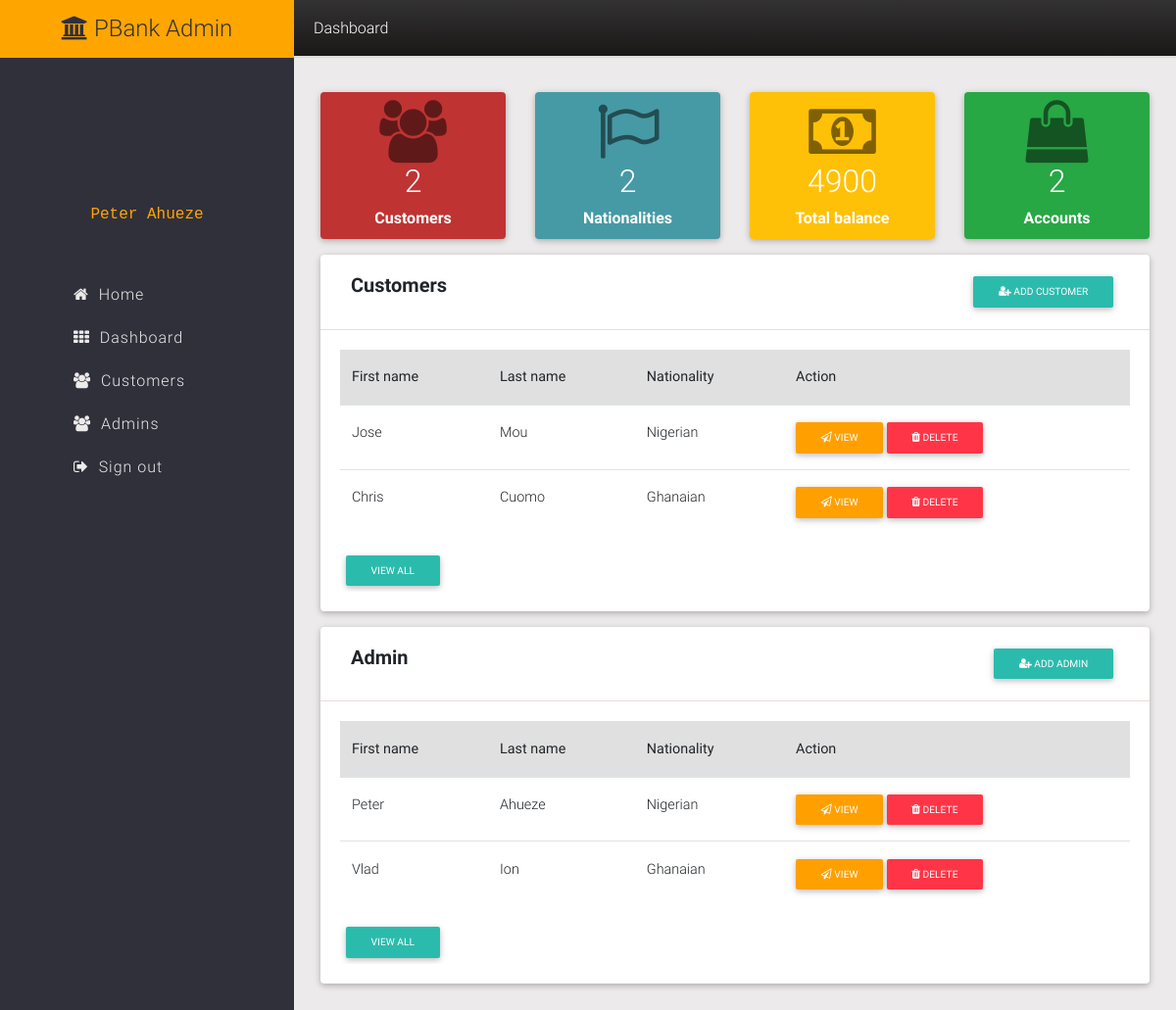
The page /admin/dashboard (signed in) on the database its author committed.
### loan/models.py (models this page shows)
class Profile(db.Model):
  __tablename__ = 'profiles'
  id = db.Column(db.Integer, primary_key=True)
  firstname = db.Column(db.String(50))
  middlename = db.Column(db.String(50))
  lastname = db.Column(db.String(50))
  gender = db.Column(db.String(1))
  nationality = db.Column(db.String(100))
  profile_image = db.Column(
      db.String(20), nullable=False, default='default.jpg')
  user_id = db.Column(db.Integer, db.ForeignKey('users.id', ondelete='CASCADE'), nullable=False)

### loan/routes.py (the view)
@app.route('/admin/dashboard')
@roles_required('Admin')
def admin_dashboard():
  profile = Profile.query.filter_by(id = current_user.id).all()
  customers = getAllCustomers(4)
  admins = getAllAdmins('all')
  customer_number = Account.query.count()
  accounts = Account.query.all()
  balance_sum = 0
  for account in accounts:
    balance_sum += account.balance
  return render_template(
    'admin_dashboard.html',
    profile=profile[0],
    customers=customers,
    admins=admins,
    customer_number=customer_number,
    balance_sum=balance_sum)

### loan/routes.py (called while the page is built)
def getAllCustomers(num):
    users_profiles = Profile.query.all()
    users = User.query.all()
    customer_ids = []
    customers = []
    for user in users:
      for role in user.roles:
        if role.name == 'Customer':
          customer_ids.append(user.id)
    for user_profile in users_profiles:
      if num == 'all':
        for id in customer_ids:
          if user_profile.user_id == id:
            customers.append(user_profile)
      else:
        for id in customer_ids[:num]:
          if user_profile.user_id == id:
            customers.append(user_profile)
    return customers

def getAllAdmins(num):
  users_profiles = Profile.query.all()
  users = User.query.all()
  admin_ids = []
  admins = []
  for user in users:
    for role in user.roles:
      if role.name == 'Admin':
        admin_ids.append(user.id)
  for user_profile in users_profiles:
    if num == 'all':
      for id in admin_ids:
        if user_profile.user_id == id:
          admins.append(user_profile)
    else:
      for id in admin_ids[:num]:
        if user_profile.user_id == id:
          admins.append(user_profile)
  return admins

### loan/templates/admin_dashboard.html
{% extends 'admin_layout.html' %}
{% block content %}
  <div style="padding: 3%;">
    <div class="row">
      <div class="col-xl-3">
        <div class="card pt-2" style="height: 150px; background: rgb(192, 51, 51); text-align: center;">
          <span class="fa fa-users fa-4x" style="color: rgba(0, 0, 0, 0.5)"></span>
          <h2 style="color: white;">{{ customer_number }}</h2>
          <h6 style="font-weight: bold; color: white;">Customers</h6>
        </div>
      </div>
      <div class="col-xl-3">
        <div class="card pt-2" style="height: 150px; background: rgb(70, 154, 165); text-align: center;">
          <span class="fa fa-flag-o fa-4x" style="color: rgba(0, 0, 0, 0.5)"></span>
          <h2 style="color: white;">2</h2>
          <h6 style="font-weight: bold; color: white;">Nationalities</h6>
        </div>
      </div>
      <div class="col-xl-3">
        <div class="card pt-2" style="height: 150px; background: #ffc107; text-align: center;">
          <span class="fa fa-money fa-4x" style="color: rgba(0, 0, 0, 0.5)"></span>
          <h2 style="color: white;">{{ balance_sum }}</h2>
          <h6 style="font-weight: bold; color: white;">Total balance</h6>
        </div>
      </div>
      <div class="col-xl-3">
        <div class="card pt-2" style="height: 150px; background: #28a745; text-align: center;">
          <span class="fa fa-shopping-bag fa-4x" style="color: rgba(0, 0, 0, 0.5)"></span>
          <h2 style="color: white;">{{ customer_number }}</h2>
          <h6 style="font-weight: bold; color: white;">Accounts</h6>
        </div>
      </div>
    </div>
    <div class="mt-3">
      <div class="card">
        <div class="p-3" style="border-bottom: 1px solid rgb(233, 220, 220)">
          <div class="container">
            <div class="row">
              <div class="col-md-8">
                <span style="font-size: 20px; font-weight: bold;">Customers</span>
              </div>
              <div class="col-md-4" style="text-align: right;">
                <a href="{{ url_for('admin_customer_add') }}" class="btn btn-sm btn-default"><span class="fa fa-user-plus"></span> Add customer</a>
              </div>
            </div>
          </div>
        </div>
        <div class="card-body">
          <div class="table-responsive text-nowrap">
            <table class="table">
              <thead class="grey lighten-2">
                <tr>
                  <th scope="col">First name</th>
                  <th scope="col">Last name</th>
                  <th scope="col">Nationality</th>
                  <th scope="col">Action</th>
                </tr>
              </thead>
              <tbody>
                {% for customer in customers %}
                  <tr>
                    <td>{{ customer.firstname }}</td>
                    <td>{{ customer.lastname }}</td>
                    <td>{{ customer.nationality }}</td>
                    <td>
                      <a href="{{ url_for('admin_customer_id', user_id = customer.user_id) }}" class="btn btn-amber btn-sm"><span class="fa fa-paper-plane-o"></span> View</a>
                      <a href="{{ url_for('admin_remove_user_confirmation', user_id = customer.user_id) }}" class="btn btn-danger btn-sm"><span class="fa fa-trash"></span> Delete</a>
                    </td>
                  </tr>
                {% endfor %}
              </tbody>
            </table>
            <a href="{{ url_for('admin_customers') }}" class="btn btn-default btn-sm">View all</a>
          </div>
        </div>
      </div>
    </div>
    <div class="mt-3">
      <div class="card">
        <div class="p-3" style="border-bottom: 1px solid rgb(233, 220, 220)">
          <div class="container">
              <div class="row">
                <div class="col-md-8">
                  <span style="font-size: 20px; font-weight: bold;">Admin</span>
                </div>
                <div class="col-md-4" style="text-align: right;">
                  <a href="{{ url_for('admin_admin_add') }}" class="btn btn-sm btn-default"><span class="fa fa-user-plus"></span> Add admin</a>
                </div>
              </div>
            </div>
        </div>
        <div class="card-body">
          <div class="table-responsive text-nowrap">
            <table class="table">
              <thead class="grey lighten-2">
                <tr>
                  <th scope="col">First name</th>
                  <th scope="col">Last name</th>
                  <th scope="col">Nationality</th>
                  <th scope="col">Action</th>
                </tr>
              </thead>
              <tbody>
                {% for admin in admins %}
                  <tr>
                    <td>{{ admin.firstname }}</td>
                    <td>{{ admin.lastname }}</td>
                    <td>{{ admin.nationality }}</td>
                    <td>
                      <a href="{{ url_for('admin_admin_user_id', user_id = admin.user_id) }}" class="btn btn-amber btn-sm"><span class="fa fa-paper-plane-o"></span> View</a>
                      <a href="{{ url_for('admin_remove_user_confirmation', user_id = admin.user_id) }}" class="btn btn-danger btn-sm"><span class="fa fa-trash"></span> Delete</a>
                    </td>
                  </tr>
                {% endfor %}
              </tbody>
            </table>
            <a href="{{ url_for('admin_admins') }}" class="btn btn-default btn-sm">View all</a>
          </div>
        </div>
      </div>
    </div>
  </div>
{% endblock content %}

### loan/templates/admin_layout.html (shortened to what this page needs)
<!DOCTYPE html>
<html lang="en">
<head>
  <link rel="stylesheet" href="{{ url_for('static', filename='mdbootstrap/css/bootstrap.min.css') }}">
  <link rel="stylesheet" href="{{ url_for('static', filename='mdbootstrap/css/mdb.min.css') }}">
  <link rel="stylesheet" href="{{ url_for('static', filename='font-awesome/css/font-awesome.min.css') }}">
  <link rel="stylesheet" href="{{ url_for('static', filename='css/main.css') }}">
</head>
<body>
  <div class="container-fluid">
    <div class="row" style="min-height: 100vh">
      <div class="col-3 p-0" style="background: rgb(48, 48, 59);">
        <h4 style="background: orange; text-align: center; padding: 15px 0; color: rgb(48, 48, 59)"><span class="fa fa-bank"></span> PBank Admin</h4>
        <div class="m-5" style="text-align: center">
          <div style="width: 100px; height: 100px; background: url('../static/images/default.jpg'); border-radius: 50%; margin: 0 auto; background-size: cover;"></div>
          <p style="color: orange; font-family: 'Courier New', Courier, monospace">{{ profile.firstname }} {{ profile.lastname }}</p>
        </div>
        <div class="mt-2" style="padding-left: 25%;">
          <ul class="sideMenuList">
            <li><a href="{{ url_for('home') }}"><span class="fa fa-home"></span>&nbsp;&nbsp;Home</a></li>
            <li><a href="{{ url_for('admin_dashboard') }}"><span class="fa fa-th"></span>&nbsp;&nbsp;Dashboard</a></li>
            <li><a href="{{ url_for('admin_customers') }}"><span class="fa fa-users"></span>&nbsp;&nbsp;Customers</a></li>
            <li><a href="{{ url_for('admin_admins') }}"><span class="fa fa-users"></span>&nbsp;&nbsp;Admins</a></li>
            <li><a href="{{ url_for('user.logout') }}"><span class="fa fa-sign-out"></span>&nbsp;&nbsp;Sign out</a></li>
          </ul>
        </div>
      </div>
      <div class="col-9 p-0" style="background: rgb(236, 234, 234)">
        <div style="padding: 19px 20px; color: white; background: linear-gradient(rgb(51, 50, 50), rgb(26, 23, 23)); border-bottom: 2px solid rgb(223, 220, 220);">
          <h6 style="padding: 0; margin: 0;">Dashboard</h6>
        </div>
        <div class="container pt-2">
        </div>
        {% block content %}
        {% endblock content %}
      </div>
    </div>
  </div>
</body>
</html>

### loan/static/css/main.css (style rules this page uses)
.sideMenuList { padding: 0; margin: 0; list-style: none; }
.sideMenuList li { padding: 10px 0; }
.sideMenuList li a { color: rgb(236, 234, 234); letter-spacing: 1px; }

### rows shown on the page
Profile: firstname "Peter", lastname "Ahueze", nationality "Nigerian"
Profile: firstname "Jose", lastname "Mou", nationality "Nigerian"
Profile: firstname "Chris", lastname "Cuomo", nationality "Ghanaian"
Profile: firstname "Vlad", lastname "Ion", nationality "Ghanaian"

### other values the page prints
{{ customer_number }} "2"
{{ balance_sum }} "4900"
